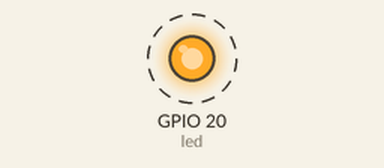
This program was run on a simulated Raspberry Pi (BCM pin numbers). Shown: output pins drawn as LEDs (lit = HIGH). Dashed ring = blinking. What the program prints to the terminal is not drawn.

Above: at 0.5 s.
Timing chart, 0 to 4.6 s (numbered marks = the images above):
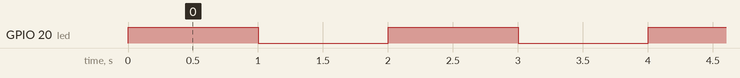

The program:

python_LED.py
```python
# Source: Physical Computing with Python
# https://projects.raspberrypi.org/en/projects/physical-computing  -> https://projects.raspberrypi.org/en/projects/physical-computing/4

# 1. ssh to the raspberry pi
#   ssh username@rpi-ip-addreess
# 2. create a projects folder:
#    mkdir projects && cd projects
#   check that python3 and pip3 are installed oin the Pi (if not, install)
# 3. install the GPIO acess library: gpiozero
#    pip install gpiozero
# 4. Edit code in VSCode on your dev host, and secure copy to the Pi
#    scp .\python_LED.py  username@rpi-ip-address:~/projects/LED_test
# 5. from the ssh sesion: run the example:
#    python python_LED.py

# gpio readall will the show the pin address schemes: wiringPi versus GPIO versus BCM

from gpiozero import LED
from time import sleep

led = LED(20)  # Pin 20 (BCM mode) is the same as Pin 28 (wiring Pi)

while True:
    print("LED On")
    led.on()
    sleep(1)

    print("LED Off")
    led.off()
    sleep(1)
```

Measured:
- by itself, GPIO 20 (led): alternates HIGH for 1.0 s and LOW for 1.0 s
